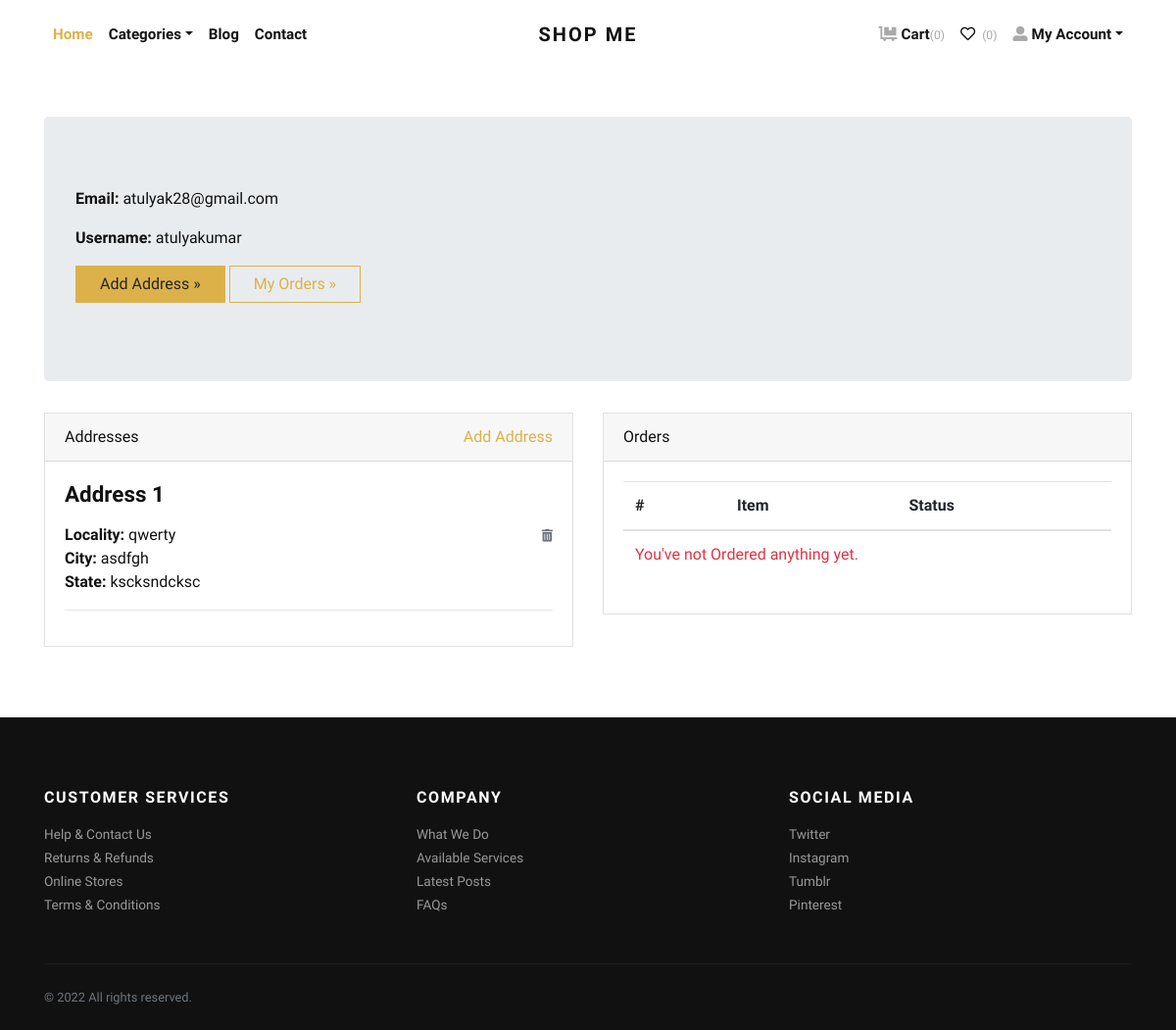
Before: /accounts/profile/ (signed in) with the older database file.
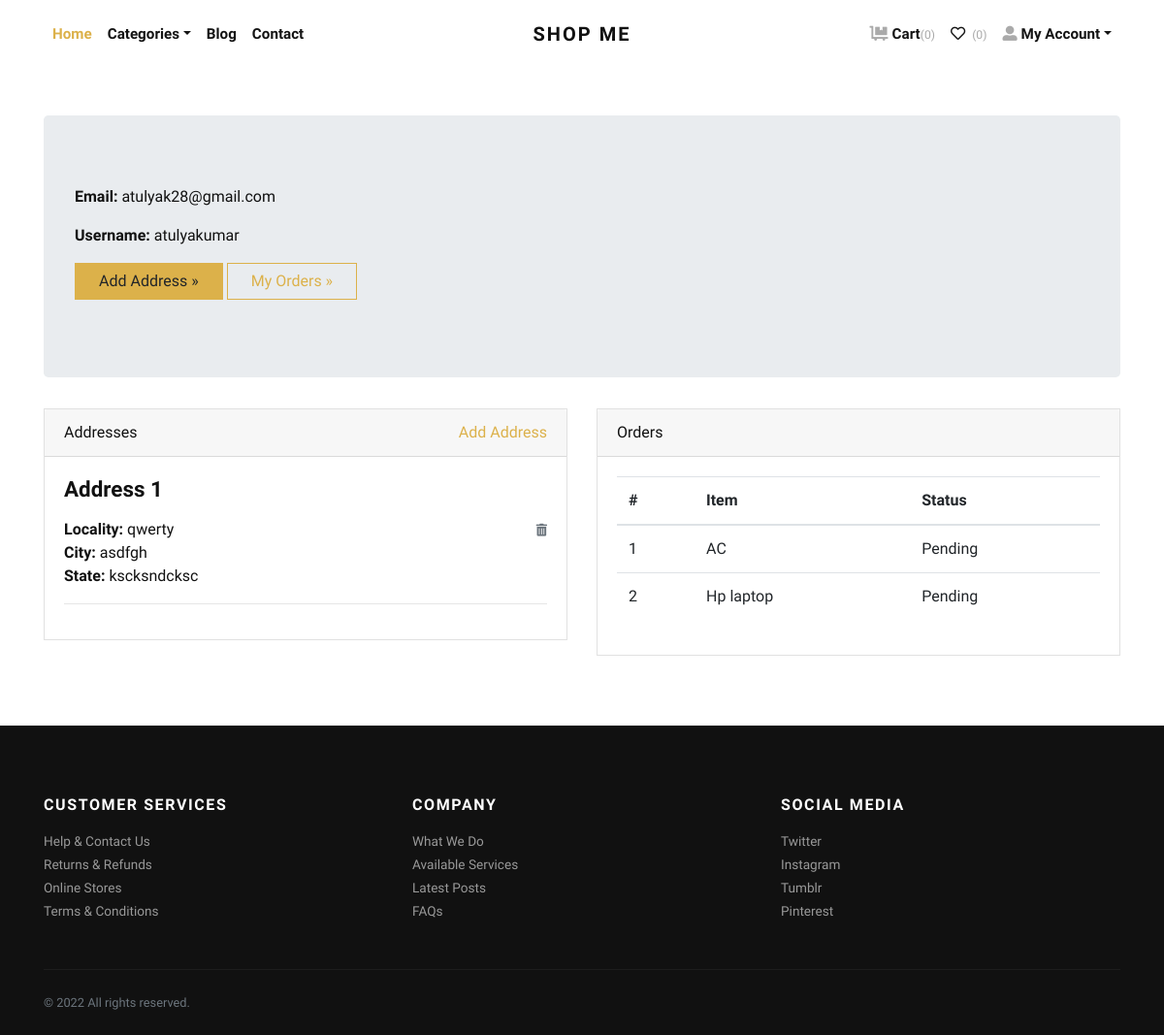
After: the same page with the newer database file.
### store/models.py (models this page shows, shortened)
class Address(models.Model):
    user = models.ForeignKey(User, verbose_name="User", on_delete=models.CASCADE)
    locality = models.CharField(max_length=150, verbose_name="Nearest Location")
    city = models.CharField(max_length=150, verbose_name="City")
    state = models.CharField(max_length=150, verbose_name="State")

class Order(models.Model):
    user = models.ForeignKey(User, verbose_name="User", on_delete=models.CASCADE)
    address = models.ForeignKey(Address, verbose_name="Shipping Address", on_delete=models.CASCADE)
    product = models.ForeignKey(Product, verbose_name="Product", on_delete=models.CASCADE)
    quantity = models.PositiveIntegerField(verbose_name="Quantity")
    ordered_date = models.DateTimeField(auto_now_add=True, verbose_name="Ordered Date")
    status = models.CharField(
        choices=STATUS_CHOICES,
        max_length=50,
        default="Pending"
        )

class Product(models.Model):
    title = models.CharField(max_length=150, verbose_name="Product Title")
    slug = models.SlugField(max_length=160, verbose_name="Product Slug")
    sku = models.CharField(max_length=255, unique=True, verbose_name="Unique Product ID (SKU)")
    short_description = models.TextField(verbose_name="Short Description")
    detail_description = models.TextField(blank=True, null=True, verbose_name="Detail Description")
    product_image = models.ImageField(upload_to='product', blank=True, null=True, verbose_name="Product Image")
    price = models.DecimalField(max_digits=8, decimal_places=2)
    category = models.ForeignKey(Category, verbose_name="Product Categoy", on_delete=models.CASCADE)
    is_active = models.BooleanField(verbose_name="Is Active?")
    is_featured = models.BooleanField(verbose_name="Is Featured?")
    created_at = models.DateTimeField(auto_now_add=True, verbose_name="Created Date")
    updated_at = models.DateTimeField(auto_now=True, verbose_name="Updated Date")
    class Meta:
        verbose_name_plural = 'Products'
        ordering = ('-created_at', )

### store/views.py (the view)
# urls.py: path('accounts/profile/', views.profile, name="profile"),
@login_required
def profile(request):
    addresses = Address.objects.filter(user=request.user)
    orders = Order.objects.filter(user=request.user)
    return render(request, 'account/profile.html', {'addresses':addresses, 'orders':orders})

### store/context_preprocessors.py (called while the page is built)
def store_menu(request):
    categories = Category.objects.filter(is_active=True)
    context = {
        'categories_menu': categories,
    }
    return context

def cart_menu(request):
    if request.user.is_authenticated:
        cart_items= Cart.objects.filter(user=request.user)
        context = {
            'cart_items': cart_items,
        }
    else:
        context = {}
    return context

### templates/account/profile.html (shortened to what this page needs)
{% extends 'base.html' %}
{% load static %}
    {% block content %}
      <div class="container py-5">
        <div class="jumbotron">
          <p><strong>Email:</strong> {{request.user.email}}</p>
          <p><strong>Username:</strong> {{request.user.username}}</p>
          <p><a class="btn btn-primary btn-large" href="{% url 'store:add-address' %}">Add Address »</a> <a class="btn btn-outline-primary btn-large" href="{% url 'store:orders' %}">My Orders »</a></p>
        </div>
        <div class="row">
          <div class="col-lg-6">
            <div class="card mb-4" id="headings">
              <div class="card-header">Addresses <span class="float-right"><a href="{% url 'store:add-address' %}">Add Address</a></span></div>
              <div class="card-body">
                {% if addresses %}
                    {% for address in addresses %}
                        <h4 class="mb-3">Address {{forloop.counter}}</h4>
                        <span class="float-right"><a href="{% url 'store:remove-address' address.id %}"><i class="fas fa-trash-alt small text-muted"></i></a></span>
                        <p>
                            <strong>Locality: </strong>{{address.locality}} <br>
                            <strong>City: </strong>{{address.city}} <br>
                            <strong>State: </strong>{{address.state}} <br>
                        </p>
                        <hr>
                    {% endfor %}
                {% else %}
                <div class="text-danger">
                  Address not Added.
                </div>
                {% endif %}
              </div>
            </div>
          </div>
          <div class="col-lg-6">
            <div class="card mb-4" id="tables">
              <div class="card-header">Orders</div>
              <div class="card-body">
                <table class="table table-hover">
                  <thead>
                    <tr>
                      <th>#</th>
                      <th>Item</th>
                      <th>Status</th>
                    </tr>
                  </thead>
                  <tbody>
                    {% if orders %}
                      {% for order in orders %}
                        <tr>
                          <td>{{forloop.counter}}</td>
                          <td>{{order.product.title}}</td>
                          <td>
                            {{order.status}}
                          </td>
                        </tr>
                      {% endfor %}
                    {% else %}
                    <tr>
                      <td class="text-danger" colspan="3">You've not Ordered anything yet.</td>
                    </tr>
                    {% endif %}
                  </tbody>
                </table>
              </div>
            </div>
          </div>
        </div>
      </div>
{% endblock content %}

Changed rows visible on the page:
added Order: product "AC", status "Pending"
added Order: product "Hp laptop", status "Pending"
Other visible differences:
text no longer shown: "You've not Ordered anything yet."
